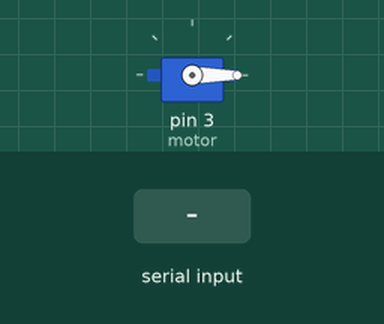
The sketch below on a simulated Arduino Uno, built with avr-gcc and run on an emulated ATmega328P. Shown: servo. Inputs (shaded band) come from the test bench.

Above: at 1.2 s.
1.3 s: byte 30 received over Serial
At 2.5 s:
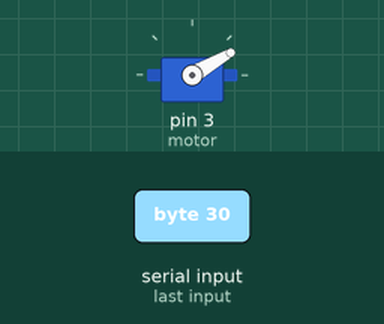
2.8 s: byte 90 received over Serial
At 3.8 s:
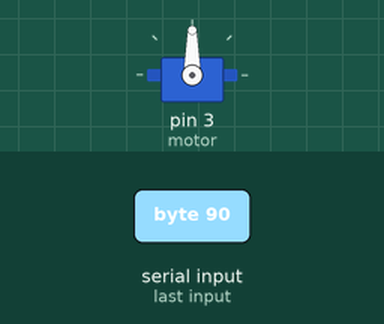
4.3 s: byte 120 received over Serial
At 5.0 s:
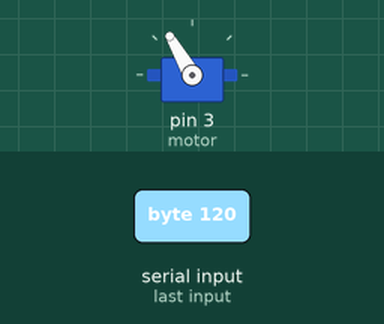
Timing chart, 0 to 7.3 s (numbered marks = the images above; inputs shaded):
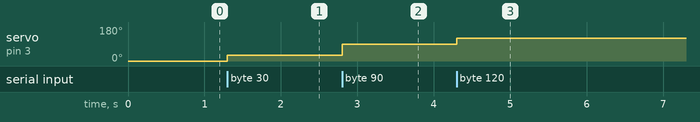

The sketch:

cs_seril.ino
```cpp
#include <Servo.h>
Servo motor;

int deger2;
void setup() {
motor.attach(3);
Serial.begin(9600);
}

void loop() {
int deger;
  if(Serial.available())
{
  deger=Serial.read();
  if(deger>0)
  deger2=deger;
}
motor.write(deger2);

}
```

Measured:
- after the input at 1.3 s, servo on pin 3 (motor): 0° → 30° at once
- after the input at 2.8 s, servo on pin 3 (motor): 30° → 90° at once
- after the input at 4.3 s, servo on pin 3 (motor): 90° → 120° at once
